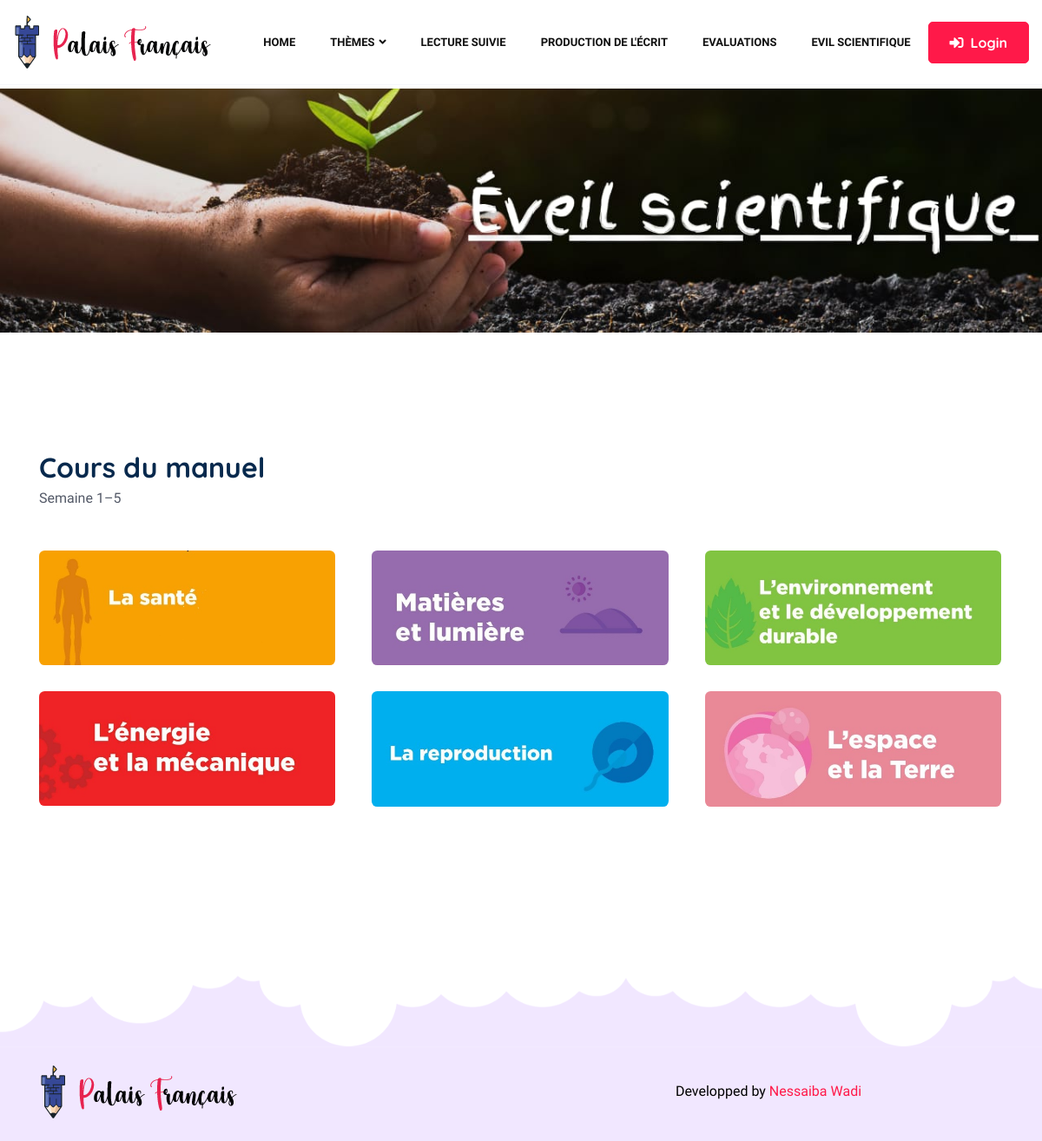
The app's page /Science.php with its own data.
### tables this page shows
CREATE TABLE `courses` (
  `course_id` int(11) NOT NULL,
  `theme_id` int(11) DEFAULT NULL,
  `course_name` varchar(255) DEFAULT NULL,
  `course_pdf` varchar(255) DEFAULT NULL,
  `picture` varchar(255) DEFAULT NULL
);

### Science.php (the view, shortened to what this page needs)
<!DOCTYPE html>
<html lang="zxx">
<head>
    <link rel="stylesheet" href="assets/vendors/bootstrap/bootstrap.css">
    <link rel="stylesheet" href="assets/vendors/fontawesome/css/all.css">
    <link rel="stylesheet" href="assets/vendors/bicon/css/bicon.min.css">
    <link rel="stylesheet" href="assets/vendors/themify/themify-icons.css">
    <link rel="stylesheet" href="assets/vendors/animate-css/animate.css">
    <link rel="stylesheet" href="assets/vendors/woocommerce/woocommerce-layouts.css">
    <link rel="stylesheet" href="assets/vendors/woocommerce/woocommerce-small-screen.css">
    <link rel="stylesheet" href="assets/vendors/woocommerce/woocommerce.css">
    <link rel="stylesheet" href="assets/vendors/owl/assets/owl.carousel.min.css">
    <link rel="stylesheet" href="assets/vendors/owl/assets/owl.theme.default.min.css">
    <link rel="stylesheet" href="assets/css/style.css">
    <link rel="stylesheet" href="assets/css/responsive.css">
</head>
<body id="top-header">
<?php include "header.php" ?>
<section class="page-header-18">
</section>
<main class="site-main page-wrapper woocommerce">
    <section class="space-3">
        <div class="container">
            <div class="row">
                <div class="col-lg-12 mb-4 mb-lg-0">
                    <div class="section-title">
                        <h2 class="title d-block text-left-sm">Cours du manuel</h2>
                        <p class="woocommerce-result-count"> Semaine 1–5</p>
                    </div>
                    <ul class="products columns-3">
                        <?php
                        include "conn.php";
                        $theme_id = 17;
                        $resultCourses = $mysqli->query("SELECT * FROM Courses WHERE theme_id = $theme_id");
                        $counter = 0;
                        while ($course = $resultCourses->fetch_assoc()) {
                            $counter++;
                            $class = ($counter % 3 == 0) ? 'product last' : 'product';
                            ?>
                            <li class="<?php echo $class; ?>">
                                <div class="product-wrap">
                                    <?php echo '<a href="' . $course['course_pdf'] . '" target="_blank" class=""><img src="' . $course['picture'] . '" alt=""></a>'; ?>
                                </div>
                            </li>
                            <?php
                        }?>
                    </ul>
                </div>
            </div>
        </div>
    </section>
</main>
<?php include "footer.php" ?>
<div class="fixed-btm-top">
</div>
</body>
</html>

### header.php (shortened to what this page needs)
<header>
    <div class="site-navigation main_menu menu-2" id="mainmenu-area">
        <nav class="navbar navbar-expand-lg">
            <div class="container-fluid">
                <a class="navbar-brand" href="index-8.php">
                    <img src="assets/images/logo-dark.png" alt="Edutim" class="img-fluid">
                </a>
                <div class="collapse navbar-collapse" id="navbarMenu">
                    <ul class="navbar-nav ml-auto">
                        <li class="nav-item ">
                            <a href="home_cm1.php" class="nav-link js-scroll-trigger">
                                Home
                            </a>
                        </li>
                        <li class="nav-item dropdown">
                            <a class="nav-link dropdown-toggle" href="#" id="navbar3" role="button" data-toggle="dropdown" aria-haspopup="true" aria-expanded="false">
                                Thèmes<i class="fa fa-angle-down"></i>
                            </a>
                        </li>
                        <li class="nav-item" >
                            <a class="nav-link js-scroll-trigger" href="lecturesuivie.php" >
                                Lecture suivie
                            </a>
                        </li>
                        <li class="nav-item ">
                            <?php
                            include "conn.php";
                            $theme_id = 9;
                            $resultCourses = $mysqli->query("SELECT * FROM Courses WHERE theme_id = $theme_id");
                            while ($course = $resultCourses->fetch_assoc()) {
                            ?>
                            <?php echo '<a class="nav-link js-scroll-trigger" target="_blank" href="' . $course['course_pdf'] . '">' . $course['course_name'] . '</a>'?>
                                <?php
                            }?>
                        </li>
                        <li class="nav-item ">
                            <a class="nav-link js-scroll-trigger" href="Evaluation.php" >
                                Evaluations
                            </a>
                        </li>
                        <li class="nav-item ">
                            <a class="nav-link js-scroll-trigger" href="Science.php" >
                                Evil Scientifique
                            </a>
                        </li>
                    </ul>
                    <a href="login-registration.php" class="btn btn-main btn-small">
                        <?php
                        if(isset($_SESSION['username'])) {
                            echo '<i class="fa fa-sign-in-alt mr-2"></i>'.$_SESSION['username'];
                        } else {
                            echo '<i class="fa fa-sign-in-alt mr-2"></i>Login';
                        }
                        ?>
                    </a>
                </div>
            </div>
        </nav>
    </div>
</header>

### records on screen
courses: course_name "PRODUCTION DE L'ÉCRIT"
courses: picture (picture)
courses: picture (picture)
courses: picture (picture)
courses: picture (picture)
courses: picture (picture)
courses: picture (picture)
